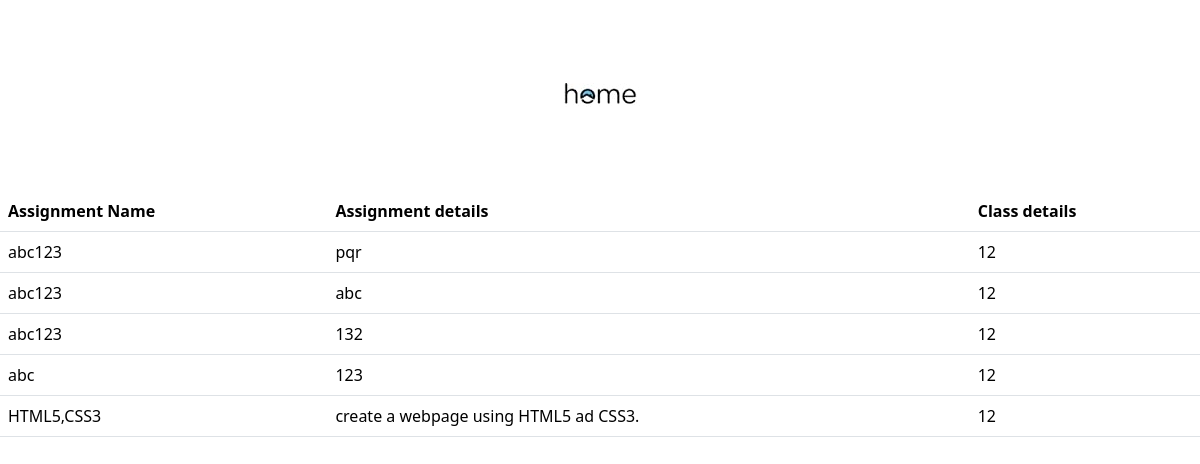
The app's page /dashboard/sassignment with its own data.
### registration/models.py (models this page shows)
class TeacherAssignment(models.Model):
    assignmentname = models.CharField(max_length=255)
    assignmentdetails = models.CharField(max_length=255)
    classdetails = models.CharField(max_length=255)

### registration/views.py (the view)
# urls.py: path('dashboard/sassignment', views.student_assignment)
def student_assignment(req):
    mydata = models.TeacherAssignment.objects.filter(classdetails="12").values()
    return render(req,'student_assignment.html',context={"data":mydata})

### registration/templates/student_assignment.html (shortened to what this page needs)
{% load static %}
<!DOCTYPE html>
<html lang="en">
<head>
    <link rel="stylesheet" href="{% static 'teacher-assignment.css'%}">
    {% load bootstrap5 %}
    {% bootstrap_css %}
</head>
<body>
    <header class="header" style="background-color: white;">
        <nav class="nav-items" style="background-color: white;">
            <a href="home"><img src="{% static 'img/download.jpg' %}" style="width:100%; background-color:white;"></a>
        </nav>
    </header>
<table class="table">
    <tr>
        <th>Assignment Name</th>
        <th>Assignment details</th>
        <th>Class details</th>
    </tr>
    {% for i in data%}
        <tr>
            <td>{{i.assignmentname}}</td>
            <td>{{i.assignmentdetails}}</td>
            <td>{{i.classdetails}}</td>
        </tr>
    {%endfor%}
</table>
</body>
</html>

### registration/static/teacher-assignment.css (style rules this page uses)
body { background-color: aliceblue; }
.nav-items { display: flex; justify-content: space-around; align-items: center; background-color: #f5f5f5; }
.nav-items a { text-decoration: none; color: #0f81ce; padding: 35px 20px; font-family: "Trebuchet MS", "Lucida Sans Unicode", "Lucida Grande", "Lucida Sans", Arial, sans-serif; font-size: 30px; font-family: "Gill Sans", "Gill Sans MT", Calibri, "Trebuchet MS", sans-serif; font-weight: bold; }

### records on screen
TeacherAssignment: assignmentname "abc123", assignmentdetails "pqr", classdetails "12"
TeacherAssignment: assignmentname "abc123", assignmentdetails "abc", classdetails "12"
TeacherAssignment: assignmentname "abc123", assignmentdetails "132", classdetails "12"
TeacherAssignment: assignmentname "abc", assignmentdetails "123", classdetails "12"
TeacherAssignment: assignmentname "HTML5,CSS3", assignmentdetails "create a webpage using HTML5 ad CSS3.", classdetails "12"
